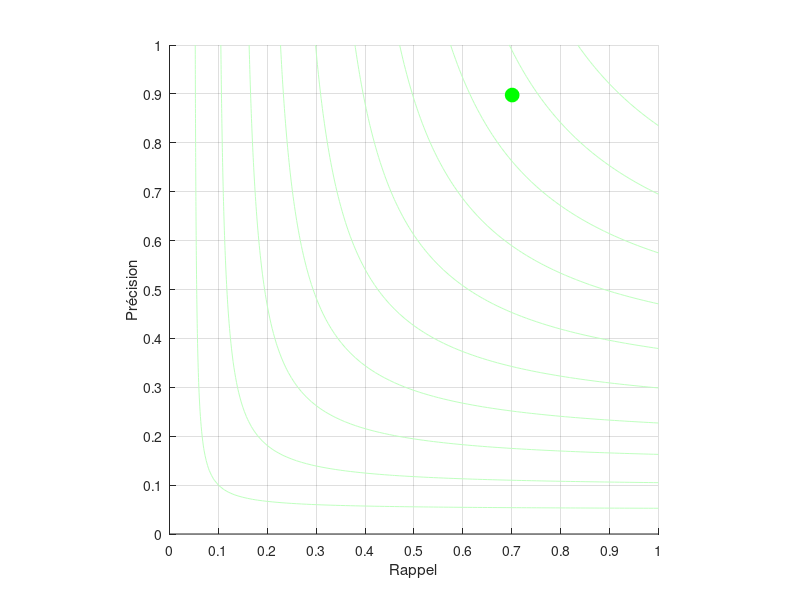

Reproduce this figure in MATLAB.
%clear all;close all;clc;


function [hh,ll] = create_isoF_figure(varargin)
% h=figure;
title('Boundary Benchmark on BSDS');
hold on;

hh=[];
ll={};
type_list = 'BSD';
if (nargin >= 1)
    type_list = varargin{1};
end
if (strcmp(type_list,'BSD')==1)
hh = plot(0.700762,0.897659,'go','MarkerFaceColor','g','MarkerEdgeColor','g','MarkerSize',10);
ll{1} = '[F = 0.787] Human';
end

p = 0.897659;
r = 0.700762;
F = 2*p.*r./(p+r);

%% isoF lines
[p,r] = meshgrid(0.01:0.01:1,0.01:0.01:1);
% [p,r] = meshgrid(0.01:0.1:1,0.01:0.1:1);
F=2*p.*r./(p+r);
[C,h] = contour3(p,r,F);

%%
% colormap green
map=zeros(256,3); map(:,1)=0.75; map(:,2)=1; map(:,3)=0.75; colormap(map);

%%
% box on;
grid on;
set(gca,'XTick',0:0.1:1);
set(gca,'YTick',0:0.1:1);
set(gca,'XGrid','on');
set(gca,'YGrid','on');
xlabel('Rappel');
ylabel('Précision');
title('');
axis square;
axis([0 1 0 1]);

end
